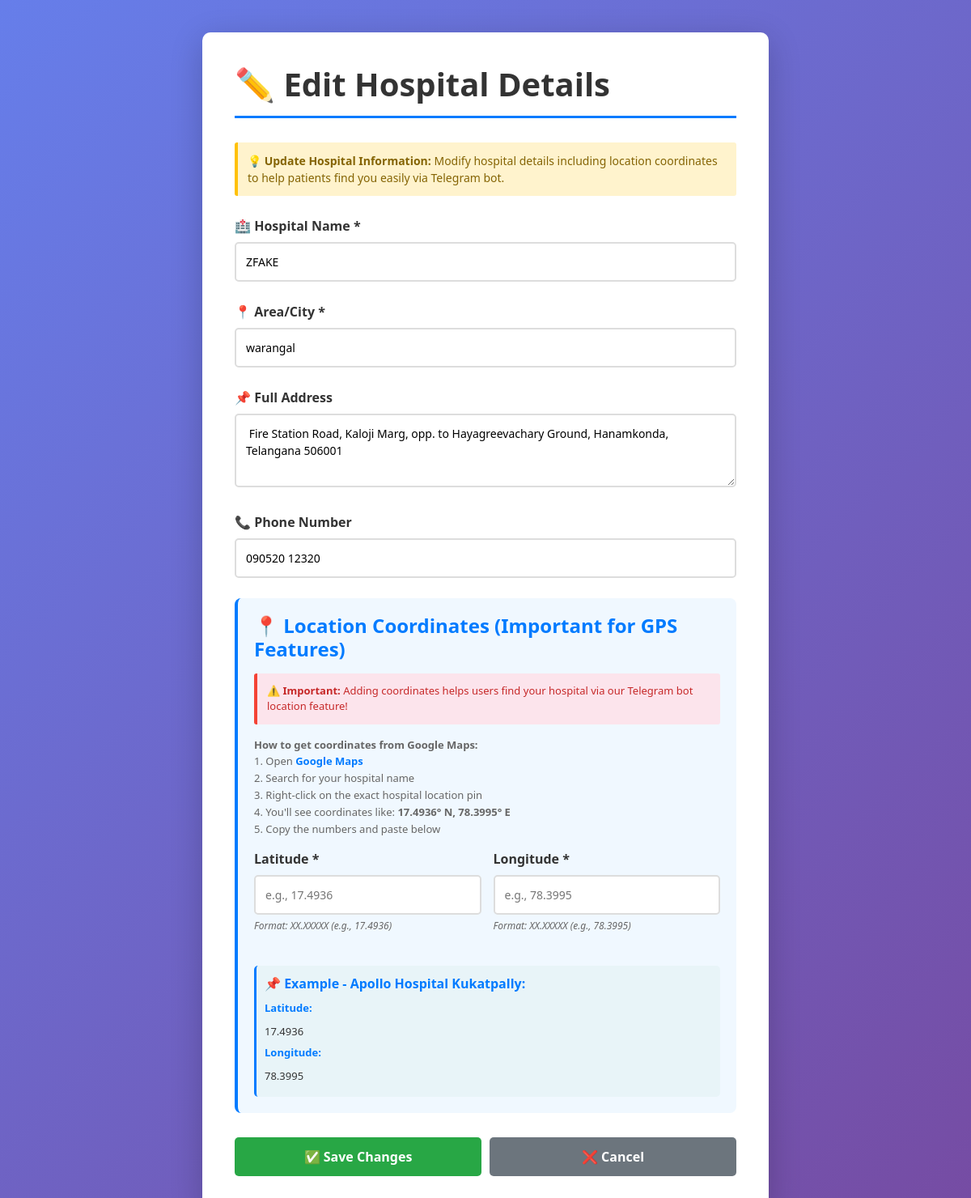
The app's page /admin/hospital/1/edit with its own data.
### tables this page shows
CREATE TABLE hospitals (
    hospital_id INTEGER PRIMARY KEY AUTOINCREMENT,
    name TEXT NOT NULL,
    address TEXT,
    phone TEXT,
    receptionist_phone TEXT,
    ambulance_available BOOLEAN,
    emergency_services BOOLEAN
, lat REAL, lon REAL, area TEXT);

### app.py (the view, shortened to what this page needs)
@app.route('/admin/hospital/<int:hospital_id>/edit', methods=['GET', 'POST'])
def edit_hospital(hospital_id):
    conn = sqlite3.connect('healthcare.db')
    cursor = conn.cursor()
    cursor.execute("SELECT hospital_id, name, area, address, phone, lat, lon FROM hospitals WHERE hospital_id=?", (hospital_id,))
    hospital = cursor.fetchone()
    conn.close()
    if not hospital:
        return "Hospital not found", 404
    return render_template('edit_hospital.html', hospital=hospital)

### templates/edit_hospital.html (shortened to what this page needs)
<!DOCTYPE html>
<html>
<head>
    <link rel="stylesheet" href="https://cdn.jsdelivr.net/npm/bootstrap@5.3.0/dist/css/bootstrap.min.css">
</head>
<body>
    <div class="form-container">
        <h1>✏️ Edit Hospital Details</h1>
        <div class="info-tip">
            💡 <strong>Update Hospital Information:</strong> Modify hospital details including location coordinates to
            help patients find you easily via Telegram bot.
        </div>
        <form method="POST">
            <div class="form-group">
                <label for="name">🏥 Hospital Name *</label>
                <input type="text" id="name" name="name" value="{{ hospital[1] or '' }}" required>
            </div>
            <div class="form-group">
                <label for="area">📍 Area/City *</label>
                <input type="text" id="area" name="area" value="{{ hospital[2] or '' }}" placeholder="e.g., Kukatpally"
                    required>
            </div>
            <div class="form-group">
                <label for="address">📌 Full Address</label>
                <textarea id="address" name="address" rows="3"
                    placeholder="Enter complete hospital address">{{ hospital[3] or '' }}</textarea>
            </div>
            <div class="form-group">
                <label for="phone">📞 Phone Number</label>
                <input type="tel" id="phone" name="phone" value="{{ hospital[4] or '' }}"
                    placeholder="e.g., 040-1234567">
            </div>
            <div class="location-section">
                <h4>📍 Location Coordinates (Important for GPS Features)</h4>
                <div class="location-warning">
                    ⚠️ <strong>Important:</strong> Adding coordinates helps users find your hospital via our Telegram
                    bot location feature!
                </div>
                <p>
                    <strong>How to get coordinates from Google Maps:</strong><br>
                    1. Open <a href="https://maps.google.com" target="_blank">Google Maps</a><br>
                    2. Search for your hospital name<br>
                    3. Right-click on the exact hospital location pin<br>
                    4. You'll see coordinates like: <strong>17.4936° N, 78.3995° E</strong><br>
                    5. Copy the numbers and paste below
                </p>
                <div class="location-inputs">
                    <div class="form-group">
                        <label for="lat">Latitude *</label>
                        <input type="number" id="lat" name="lat" step="0.00001" value="{{ hospital[5] or '' }}"
                            placeholder="e.g., 17.4936">
                        <div class="help-text">Format: XX.XXXXX (e.g., 17.4936)</div>
                    </div>
                    <div class="form-group">
                        <label for="lon">Longitude *</label>
                        <input type="number" id="lon" name="lon" step="0.00001" value="{{ hospital[6] or '' }}"
                            placeholder="e.g., 78.3995">
                        <div class="help-text">Format: XX.XXXXX (e.g., 78.3995)</div>
                    </div>
                </div>
                <div class="example-box">
                    <strong>📌 Example - Apollo Hospital Kukatpally:</strong>
                    <p><strong>Latitude:</strong> 17.4936</p>
                    <p><strong>Longitude:</strong> 78.3995</p>
                </div>
            </div>
            <div class="button-group">
                <button type="submit" class="btn-save">✅ Save Changes</button>
                <a href="/admin/hospitals" class="btn-cancel">❌ Cancel</a>
            </div>
        </form>
    </div>
</body>
</html>

### templates/edit_hospital.html (style rules this page uses)
body { background: linear-gradient(135deg, #667eea 0%, #764ba2 100%); min-height: 100vh; padding: 40px 20px; }
.form-container { background: white; padding: 40px; border-radius: 10px; box-shadow: 0 10px 40px rgba(0, 0, 0, 0.2); max-width: 700px; margin: 0 auto; }
h1 { color: #333; margin-bottom: 30px; border-bottom: 3px solid #007bff; padding-bottom: 15px; font-weight: bold; }
.form-group { margin-bottom: 25px; }
label { display: block; margin-bottom: 8px; font-weight: 600; color: #333; }
input, textarea { width: 100%; padding: 12px; border: 2px solid #ddd; border-radius: 5px; font-size: 14px; box-sizing: border-box; transition: all 0.3s; }
.location-section { background: #f0f8ff; padding: 20px; border-radius: 8px; margin: 25px 0; border-left: 4px solid #007bff; }
.location-section h4 { color: #007bff; margin-top: 0; font-weight: bold; margin-bottom: 15px; }
.location-section p { color: #666; font-size: 13px; margin-bottom: 15px; line-height: 1.6; }
.location-section a { color: #007bff; text-decoration: none; font-weight: 600; }
.location-inputs { display: grid; grid-template-columns: 1fr 1fr; gap: 15px; margin-top: 15px; }
.help-text { font-size: 12px; color: #666; margin-top: 5px; font-style: italic; }
.example-box { margin-top: 15px; padding: 10px; background: #e8f4f8; border-radius: 5px; border-left: 3px solid #007bff; }
.example-box strong { display: block; margin-bottom: 8px; color: #007bff; }
.example-box p { margin: 5px 0; color: #333; font-size: 13px; }
.button-group { display: flex; gap: 10px; margin-top: 30px; }
.btn-save { flex: 1; padding: 12px; background: #28a745; color: white; border: none; border-radius: 5px; font-size: 16px; font-weight: bold; cursor: pointer; transition: all 0.3s; }
.btn-cancel { flex: 1; padding: 12px; background: #6c757d; color: white; border: none; border-radius: 5px; font-size: 16px; font-weight: bold; cursor: pointer; text-decoration: none; display: flex; align-items: center; justify-content: center; transition: all 0.3s; }
.info-tip { background: #fff3cd; border-left: 4px solid #ffc107; padding: 12px; margin-bottom: 25px; border-radius: 3px; color: #856404; font-size: 14px; }
.location-warning { background: #fce4ec; border-left: 4px solid #f44336; padding: 12px; margin-bottom: 15px; border-radius: 3px; color: #c62828; font-size: 13px; }

### records on screen
hospitals: name "ZFAKE", area "warangal", address "Fire Station Road, Kaloji Marg, opp. to Hayagreevachary Ground, Hanamkonda, Telangana 506001", phone "090520 12320"
